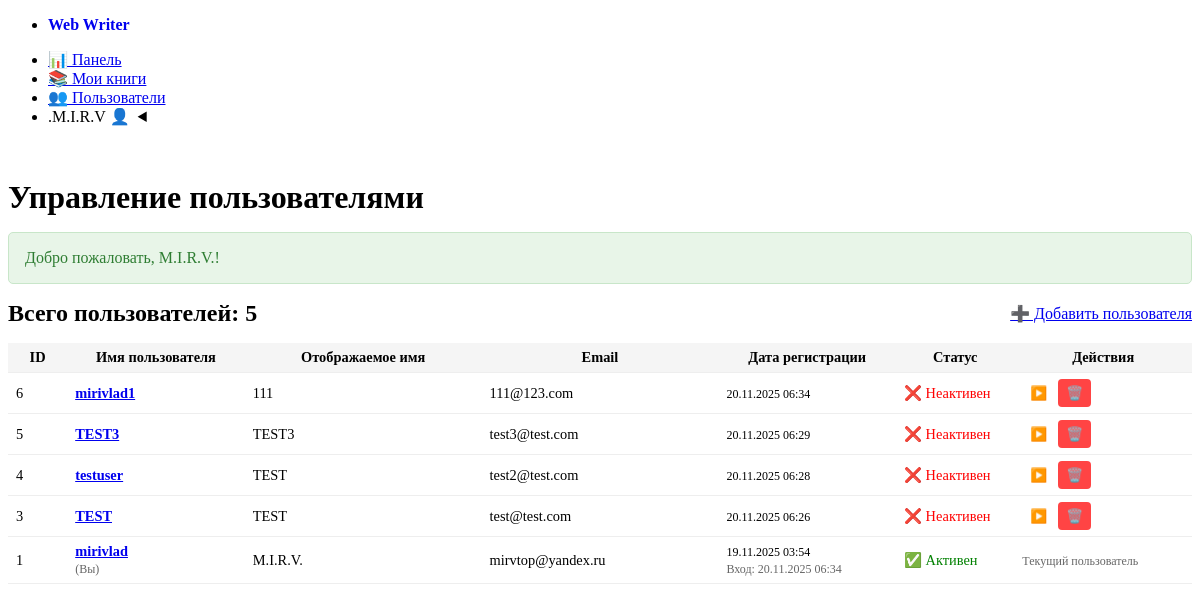
The page /admin/users.php (signed in) on the database as committed earlier.
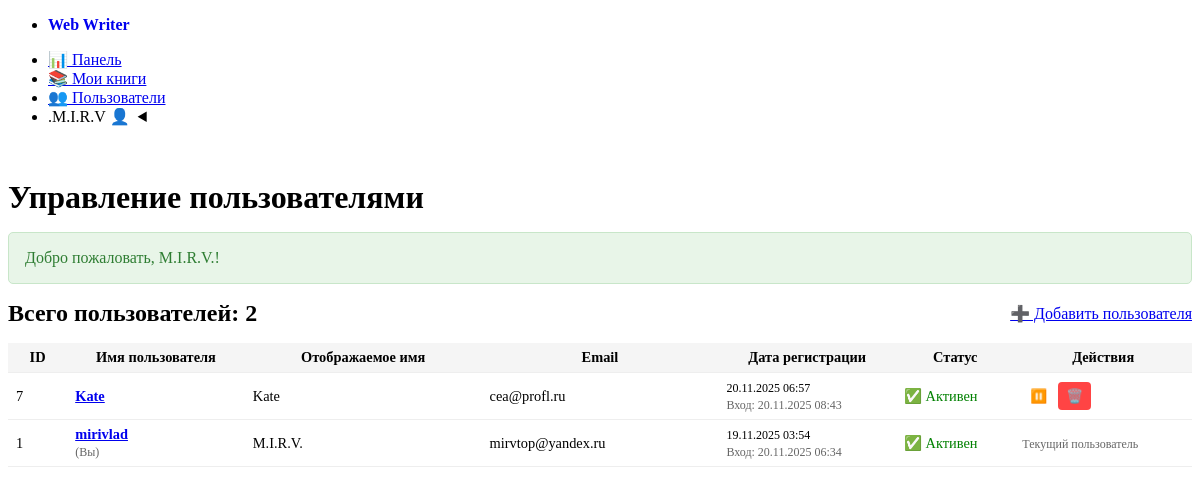
The same page on the database as committed later.
### tables this page shows
CREATE TABLE `users` (
  `id` int(11) NOT NULL AUTO_INCREMENT,
  `username` varchar(255) NOT NULL,
  `display_name` varchar(255) DEFAULT NULL,
  `password_hash` varchar(255) NOT NULL,
  `email` varchar(255) DEFAULT NULL,
  `created_at` timestamp NOT NULL DEFAULT current_timestamp(),
  `last_login` timestamp NULL DEFAULT NULL,
  `is_active` tinyint(1) DEFAULT 0,
  PRIMARY KEY (`id`),
  UNIQUE KEY `username` (`username`)
);

### includes/functions.php (called while the page is built, shortened)
<?php
function is_logged_in() {
    return isset($_SESSION['user_id']);
}
function e($string) {
    return htmlspecialchars($string, ENT_QUOTES, 'UTF-8');
}
?>

### config/config.php (called while the page is built, shortened)
<?php
require_once __DIR__ . '/../includes/functions.php';
spl_autoload_register(function ($class_name) {
    $model_file = __DIR__ . '/../models/' . $class_name . '.php';
});
?>

### models/User.php (called while the page is built, shortened)
<?php
class User {
    private $pdo;
    public function __construct($pdo) {
        $this->pdo = $pdo;
    }
    public function findAll() {
        $stmt = $this->pdo->prepare("SELECT id, username, display_name, email, created_at, last_login, is_active FROM users ORDER BY created_at DESC");
        $stmt->execute();
        return $stmt->fetchAll(PDO::FETCH_ASSOC);
    }
}
?>

### admin/users.php (the view, shortened to what this page needs)
<?php
require_once '../config/config.php';
$userModel = new User($pdo);
$users = $userModel->findAll();
include '../views/header.php';
?>
<div class="container">
    <h1>Управление пользователями</h1>
    <?php if (isset($_SESSION['success'])): ?>
        <div class="alert alert-success">
            <?= e($_SESSION['success']) ?>
        </div>
    <?php endif; ?>
    <div style="display: flex; justify-content: space-between; align-items: center; margin-bottom: 1rem;">
        <h2 style="margin: 0;">Всего пользователей: <?= count($users) ?></h2>
        <a href="../register.php" role="button">➕ Добавить пользователя</a>
    </div>
    <?php if (empty($users)): ?>
        <article style="text-align: center; padding: 2rem;">
            <h3>Пользователи не найдены</h3>
            <p>Зарегистрируйте первого пользователя</p>
            <a href="../register.php" role="button">📝 Добавить пользователя</a>
        </article>
    <?php else: ?>
        <div style="overflow-x: auto;">
            <table class="compact-table">
                <thead>
                    <tr>
                        <th style="width: 5%;">ID</th>
                        <th style="width: 15%;">Имя пользователя</th>
                        <th style="width: 20%;">Отображаемое имя</th>
                        <th style="width: 20%;">Email</th>
                        <th style="width: 15%;">Дата регистрации</th>
                        <th style="width: 10%;">Статус</th>
                        <th style="width: 15%;">Действия</th>
                    </tr>
                </thead>
                <tbody>
                    <?php foreach ($users as $user): ?>
                    <tr>
                        <td><?= $user['id'] ?></td>
                        <td>
                            <strong><a href="/author.php?id=<?= $user['id'] ?>"><?= e($user['username']) ?></a></strong>
                            <?php if ($user['id'] == $_SESSION['user_id']): ?>
                                <br><small style="color: #666;">(Вы)</small>
                            <?php endif; ?>
                        </td>
                        <td><?= e($user['display_name']) ?></td>
                        <td><?= e($user['email']) ?></td>
                        <td>
                            <small><?= date('d.m.Y H:i', strtotime($user['created_at'])) ?></small>
                            <?php if ($user['last_login']): ?>
                                <br><small style="color: #666;">Вход: <?= date('d.m.Y H:i', strtotime($user['last_login'])) ?></small>
                            <?php endif; ?>
                        </td>
                        <td>
                            <span style="color: <?= $user['is_active'] ? 'green' : 'red' ?>">
                                <?= $user['is_active'] ? '✅ Активен' : '❌ Неактивен' ?>
                            </span>
                        </td>
                        <td>
                            <?php if ($user['id'] != $_SESSION['user_id']): ?>
                            <div style="display: flex; gap: 3px; flex-wrap: wrap;">
                                <form method="post" style="display: inline;">
                                    <button type="submit" class="compact-button secondary" title="<?= $user['is_active'] ? 'Деактивировать' : 'Активировать' ?>">
                                        <?= $user['is_active'] ? '⏸️' : '▶️' ?>
                                    </button>
                                </form>
                                <form method="post" style="display: inline;" onsubmit="return confirm('Вы уверены, что хотите удалить пользователя «<?= e($user['username']) ?>»? Все его книги и главы также будут удалены.');">
                                    <button type="submit" class="compact-button secondary" style="background: #ff4444; border-color: #ff4444; color: white;" title="Удалить">
                                        🗑️
                                    </button>
                                </form>
                            </div>
                            <?php else: ?>
                                <small style="color: #666;">Текущий пользователь</small>
                            <?php endif; ?>
                        </td>
                    </tr>
                    <?php endforeach; ?>
                </tbody>
            </table>
        </div>
    <?php endif; ?>
</div>
<?php include '../views/footer.php'; ?>

### views/header.php (shortened to what this page needs)
<!DOCTYPE html>
<html lang="ru">
<head>
    <link rel="stylesheet" href="https://cdn.jsdelivr.net/npm/@picocss/pico@1.5.10/css/pico.min.css">
    <link rel="stylesheet" href="/assets/css/style.css">
    <link rel="stylesheet" href="/assets/css/foundation-icons.css" />
</head>
<body>
    <nav class="container-fluid black">
    <ul>
        <li><strong><a href="/" style="text-decoration: none;"><?= e(APP_NAME) ?></a></strong></li>
    </ul>
    <ul>
        <?php if (is_logged_in()): ?>
            <li><a href="/dashboard.php">📊 Панель</a></li>
            <li><a href="/books.php">📚 Мои книги</a></li>
            <?php if ($_SESSION['user_id'] == 1): ?>
                <li><a href="/admin/users.php">👥 Пользователи</a></li>
            <?php endif; ?>
            <li>
                <details role="list" dir="rtl">
                    <summary aria-haspopup="listbox" role="link">
                        👤 <?= e($_SESSION['display_name']) ?>
                    </summary>
                </details>
            </li>
        <?php else: ?>
            <li><a href="/login.php">Войти</a></li>
            <li><a href="/register.php">Регистрация</a></li>
        <?php endif; ?>
    </ul>
</nav>
    <main class="container">

### views/footer.php (shortened to what this page needs)
    </main>
</body>
</html>

### assets/css/style.css (style rules this page uses)
h1, h2, h3, h4, h5, h6 { margin-bottom: 1rem; }
article, textarea, main.container { margin-top: 1rem; margin-bottom: 1rem; padding-top: 1rem; padding-bottom: 1rem; }
.alert { padding: 1rem; margin: 1rem 0; border-radius: 5px; }
.alert-success { background: #e8f5e8; color: #2e7d32; border: 1px solid #c8e6c9; }
.compact-button { padding: 3px 8px !important; font-size: 0.85rem; text-decoration: none; display: inline-flex !important; align-items: center; justify-content: center; border: 1px solid var(--secondary); border-radius: 4px; background: var(--secondary); color: var(--secondary-inverse); cursor: pointer; height: 28px !important; box-sizing: border-box; line-height: 1 !important; vertical-align: middle; }
.compact-table { width: 100%; font-size: 0.9rem; border-collapse: collapse; }
.compact-table th, .compact-table td { padding: 6px 8px; border-bottom: 1px solid #eee; }
.compact-table th { background: #f5f5f5; font-weight: bold; }

Rows that differ between the two databases and show on the page:
removed users: id "6", username "mirivlad1", display_name "111", email "111@123.com", created_at "20.11.2025 06:34", is_active "❌ Неактивен"
removed users: id "5", username "TEST3", display_name "TEST3", email "test3@test.com", created_at "20.11.2025 06:29", is_active "❌ Неактивен"
removed users: id "4", username "testuser", display_name "TEST", email "test2@test.com", created_at "20.11.2025 06:28", is_active "❌ Неактивен"
removed users: id "3", username "TEST", display_name "TEST", email "test@test.com", created_at "20.11.2025 06:26", is_active "❌ Неактивен"
added users: id "7", username "Kate", display_name "Kate", email "cea@profl.ru", created_at "20.11.2025 06:57", last_login "20.11.2025 08:43", is_active "✅ Активен"
Other text that changed with them:
count($users): "5" → "2"
